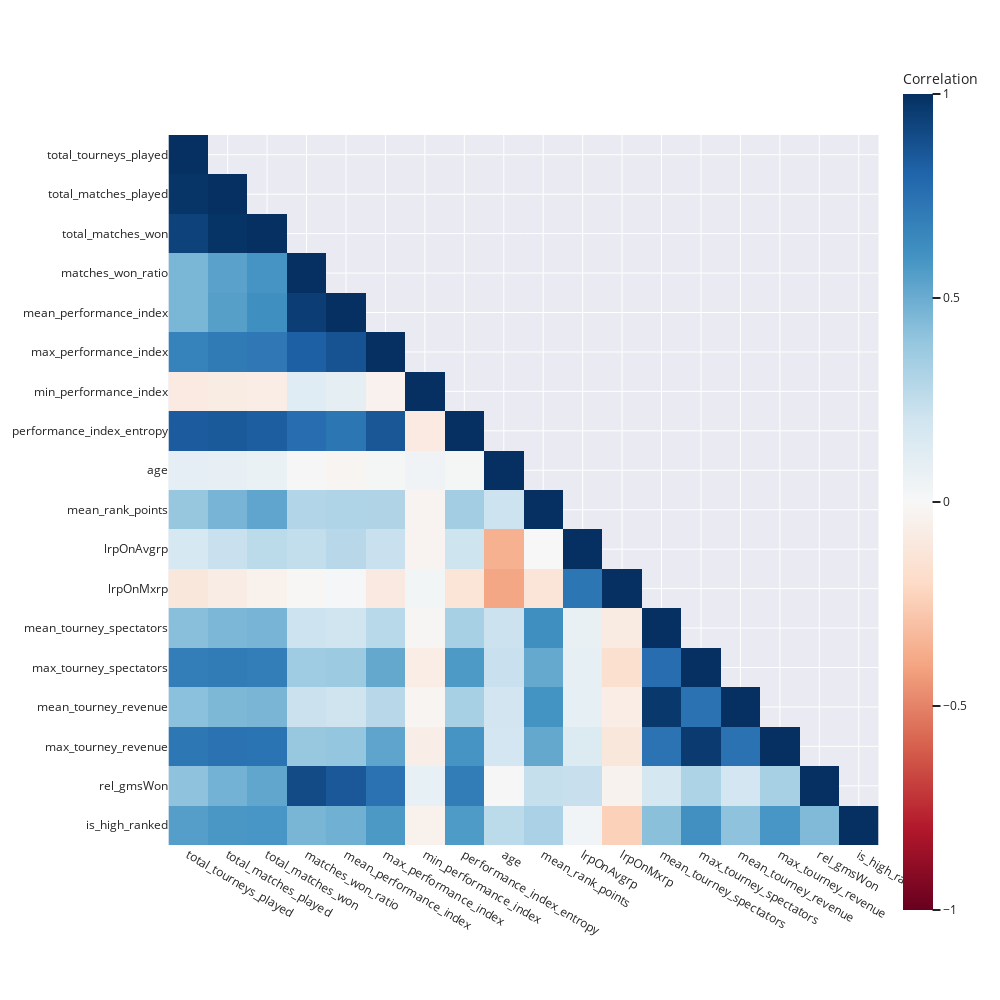

Notebook code for this chart:
### Code cell
def get_redundant_pairs(df):
    '''Get diagonal and lower triangular pairs of correlation matrix'''
    pairs_to_drop = set()
    cols = df.columns
    for i in range(0, df.shape[1]):
        for j in range(0, i+1):
            pairs_to_drop.add((cols[i], cols[j]))
    
    return pairs_to_drop

corr_threshold = 0.8
correlation = df_players.corr(method="pearson") #.abs()
correlation = correlation.where(np.tril(np.ones(correlation.shape)).astype(bool)) # remove upper triangle

px.imshow(correlation, labels=dict(color="Correlation"), color_continuous_scale=px.colors.diverging.RdBu, zmin=-1, zmax=1, width=1000, height=1000).show()

correlation = correlation.unstack().drop(labels=get_redundant_pairs(correlation)).sort_values(ascending=False).drop_duplicates()
print(f"These are {len(correlation[(correlation>=corr_threshold) | (correlation<=-corr_threshold)])} pairs whose correlation is bigger/small than ±{corr_threshold*100}%:")
correlation[(correlation>=corr_threshold) | (correlation<=-corr_threshold)]

### Figure 1 — Plotly figure (JSON) as saved in the notebook; plotly's stock layout.template omitted (floating-point values rounded to 4 significant figures; data arrays with more than 128 entries replaced by an {"elided": "..."} marker saying what was removed)
{"data": [{"coloraxis": "coloraxis", "hovertemplate": "x: %{x}<br>y: %{y}<br>Correlation: %{z}<extra></extra>", "name": "0", "type": "heatmap", "x": ["total_tourneys_played", "total_matches_played", "total_matches_won", "matches_won_ratio", "mean_performance_index", "max_performance_index", "min_performance_index", "performance_index_entropy", "age", "mean_rank_points", "lrpOnAvgrp", "lrpOnMxrp", "mean_tourney_spectators", "max_tourney_spectators", "mean_tourney_revenue", "max_tourney_revenue", "rel_gmsWon", "is_high_ranked"], "xaxis": "x", "y": ["total_tourneys_played", "total_matches_played", "total_matches_won", "matches_won_ratio", "mean_performance_index", "max_performance_index", "min_performance_index", "performance_index_entropy", "age", "mean_rank_points", "lrpOnAvgrp", "lrpOnMxrp", "mean_tourney_spectators", "max_tourney_spectators", "mean_tourney_revenue", "max_tourney_revenue", "rel_gmsWon", "is_high_ranked"], "yaxis": "y", "z": {"elided": "18x18 float values"}}], "layout": {"coloraxis": {"cmax": 1, "cmin": -1, "colorbar": {"title": {"text": "Correlation"}}, "colorscale": [[0, "rgb(103,0,31)"], [0.1, "rgb(178,24,43)"], [0.2, "rgb(214,96,77)"], [0.3, "rgb(244,165,130)"], [0.4, "rgb(253,219,199)"], [0.5, "rgb(247,247,247)"], [0.6, "rgb(209,229,240)"], [0.7, "rgb(146,197,222)"], [0.8, "rgb(67,147,195)"], [0.9, "rgb(33,102,172)"], [1, "rgb(5,48,97)"]]}, "height": 1000, "margin": {"t": 60}, "width": 1000, "xaxis": {"anchor": "y", "constrain": "domain", "domain": [0, 1], "scaleanchor": "y"}, "yaxis": {"anchor": "x", "autorange": "reversed", "constrain": "domain", "domain": [0, 1]}}}
